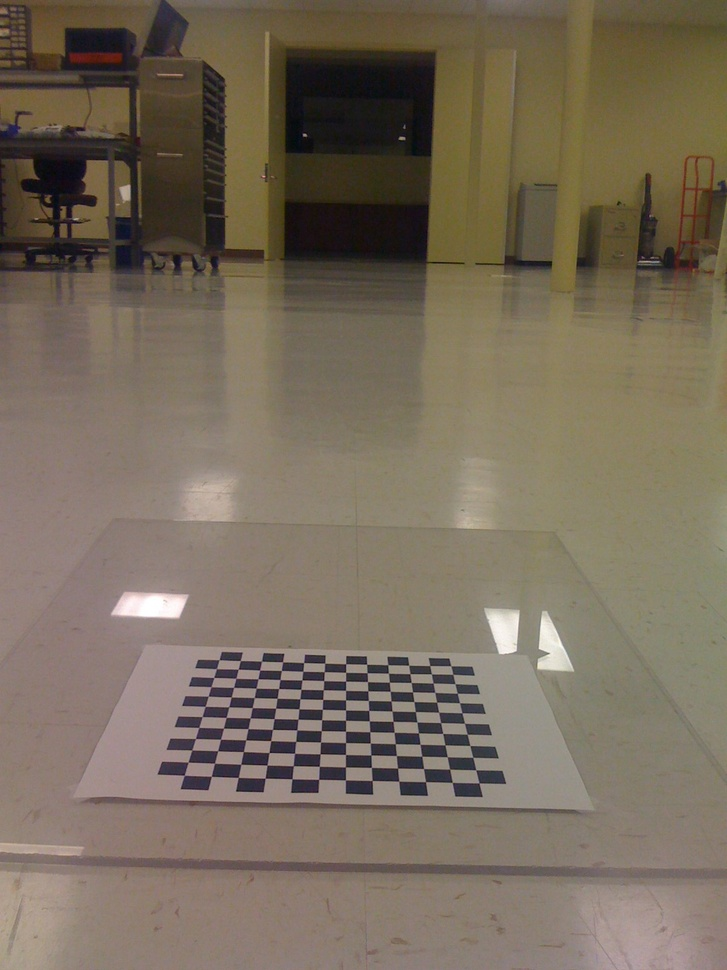
//> input picture Learning.OpenCV/birdseye/IMG_0214.jpg, 727 x 970 px, shrunk from 1200 x 1600 before the run
$ ./fastMeanBlur ../../../../Learning.OpenCV/birdseye/IMG_0214.jpg   (built with g++ and OpenCV 4)
//> lines starting //> are read from the running program, lines starting //| are printed output that depends on the picture
#include<opencv2/core/core.hpp>
#include<opencv2/highgui/highgui.hpp>
#include<opencv2/imgproc/imgproc.hpp>
using namespace cv;
//快速均值平滑：输入图像的数据类型为浮点型
Mat fastMeanBlur(Mat img, Size winSize, int borderType, Scalar value=Scalar())
{
	//判断窗口的宽高是奇数
	int hei = winSize.height;
	int wid = winSize.width;
	CV_Assert(hei % 2 == 1 && wid % 2 == 1);
	//窗口半径
	int hh = (hei-1) / 2;
	int ww = (wid - 1) / 2;
	//窗口的面积，即宽 乘以 高
	float area = float(hei*wid);
	//边界扩充
	Mat paddImg;
	cv::copyMakeBorder(img, paddImg,hh, hh, ww, ww, borderType, value);
	//图像积分
	Mat inte;
	cv::integral(paddImg, inte, CV_32FC1);
	//输入图像矩阵的宽高
	int rows = img.rows;
	int cols = img.cols;
	int r = 0, c = 0;
	Mat meanImg = Mat::zeros(img.size(),CV_32FC1);
	for (int h = hh; h < hh+rows; h++)
	{
		for (int w = ww; w < ww+cols; w++)
		{
			float bottomRight = inte.at<float>(h + hh + 1, w + ww + 1);
			float topLeft = inte.at<float>(h - hh , w - ww);
			float topRight = inte.at<float>(h+hh+1,w-ww);
			float bottomLeft = inte.at<float>(h-hh,w+ww+1);
			meanImg.at<float>(r, c) = (bottomRight + topLeft - topRight - bottomLeft) / area;
			c++;
		}
		r++;
		c = 0;
	}
	return meanImg;
}
int main(int argc, char*argv[])
{
	//输入图像矩阵
	Mat img = imread(argv[1], CV_LOAD_IMAGE_GRAYSCALE);
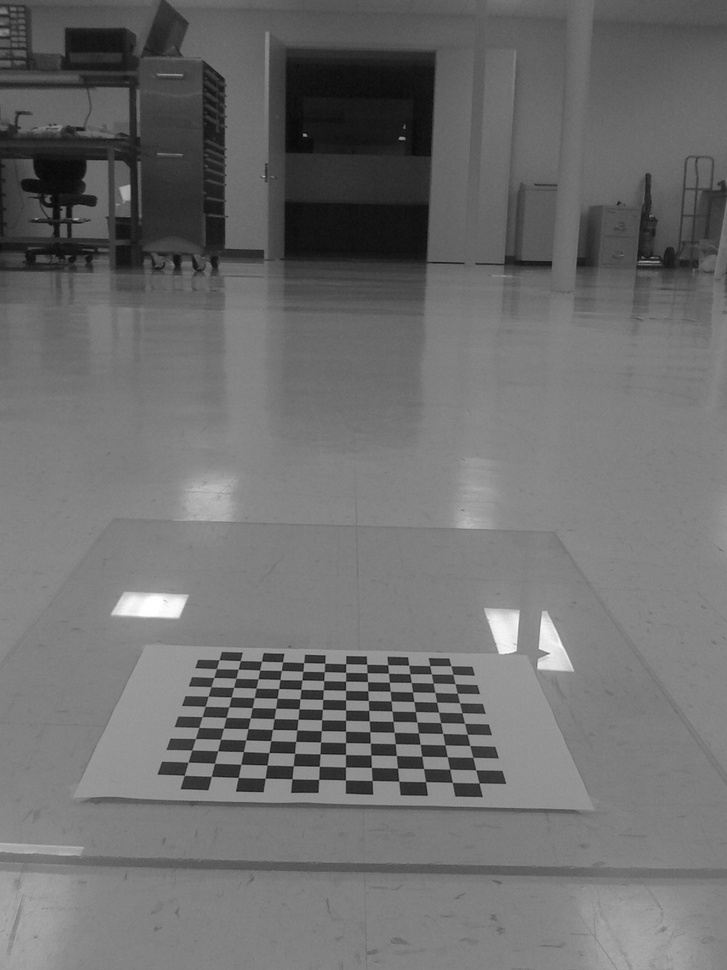
//> img: 970 rows x 727 cols, CV_8UC1; min 2, max 255, mean 109.9
	if (!img.data)
		return -1;
	//图像矩阵与均值算子卷积
	Mat meanImg = fastMeanBlur(img, Size(5, 5), cv::BORDER_REFLECT101);
//> in fastMeanBlur, `int hei = winSize.height;`: hei = 5
//> in fastMeanBlur, `int hh = (hei-1) / 2;`: hh = 2
//> in fastMeanBlur, `float area = float(hei*wid);`: area = 25
//> in fastMeanBlur, `cv::integral(paddImg, inte, CV_32FC1);`:
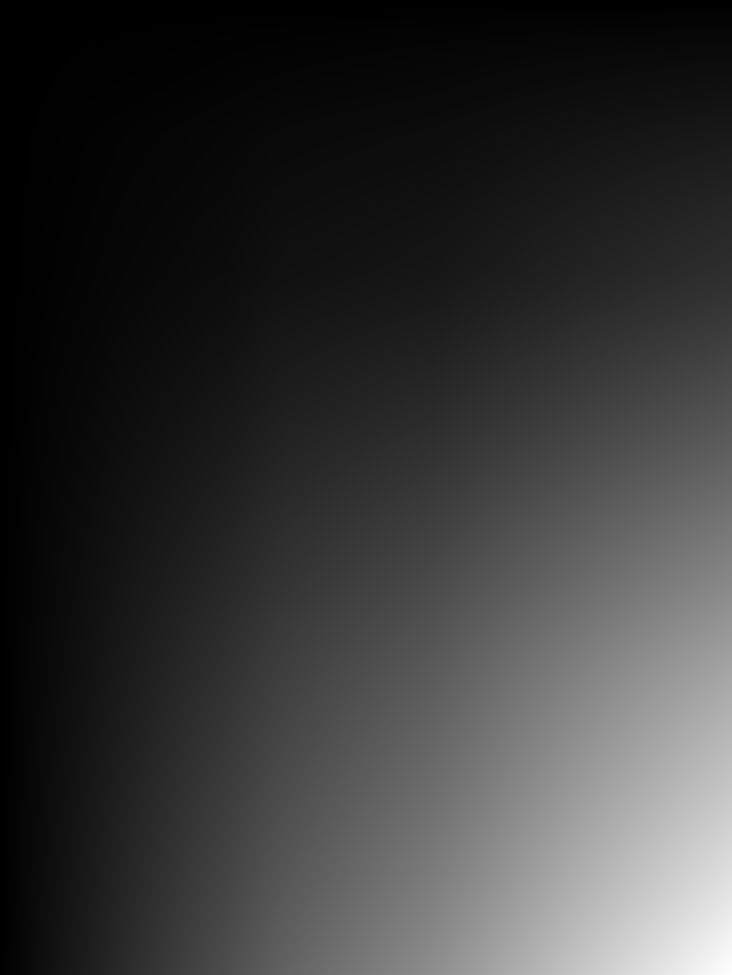
//> inte: 975 rows x 732 cols, CV_32FC1; min 0, max 78274080, mean 16897448; drawn with min black and max white
//> after the loop in fastMeanBlur, `for (int h = hh; h < hh+rows; h++)`: c = 0; r = 970
	//数据类型转换
	meanImg.convertTo(meanImg, CV_8UC1, 1.0, 0);
//> meanImg: 970 rows x 727 cols, CV_8UC1
	//显示原图
	imshow("原图", img);
	imshow("均值平滑", meanImg);
	waitKey(0);
	return 0;
}

$ run again, on Learning.OpenCV/birdseye/IMG_0217.jpg
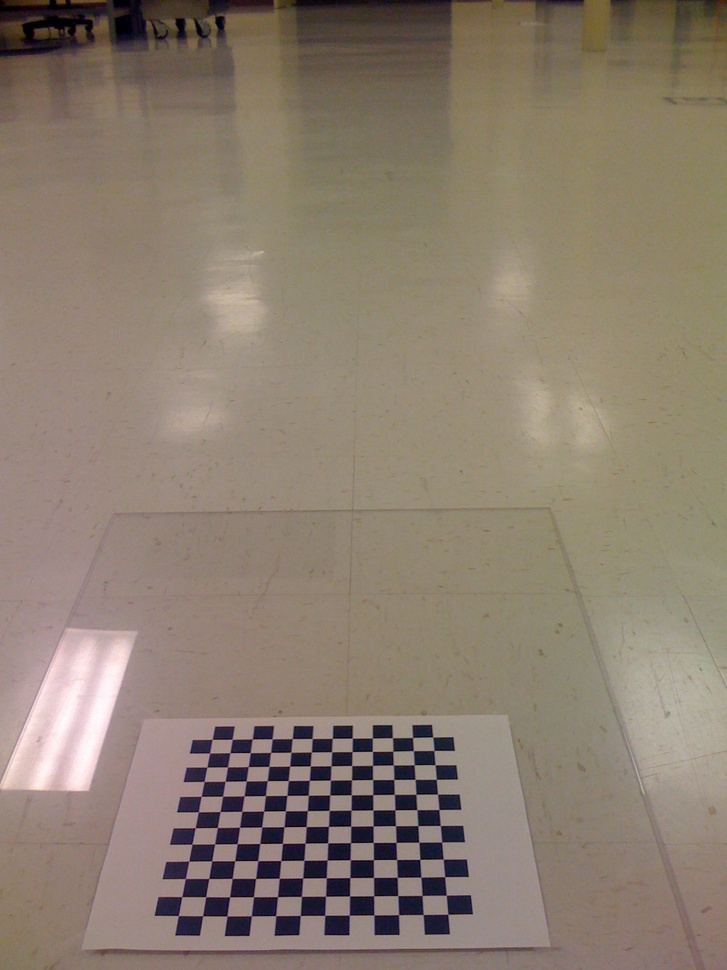
//> input picture Learning.OpenCV/birdseye/IMG_0217.jpg, 727 x 970 px, shrunk from 1200 x 1600 before the run
//> `Mat img = imread(argv[1], CV_LOAD_IMAGE_GRAYSCALE);`:
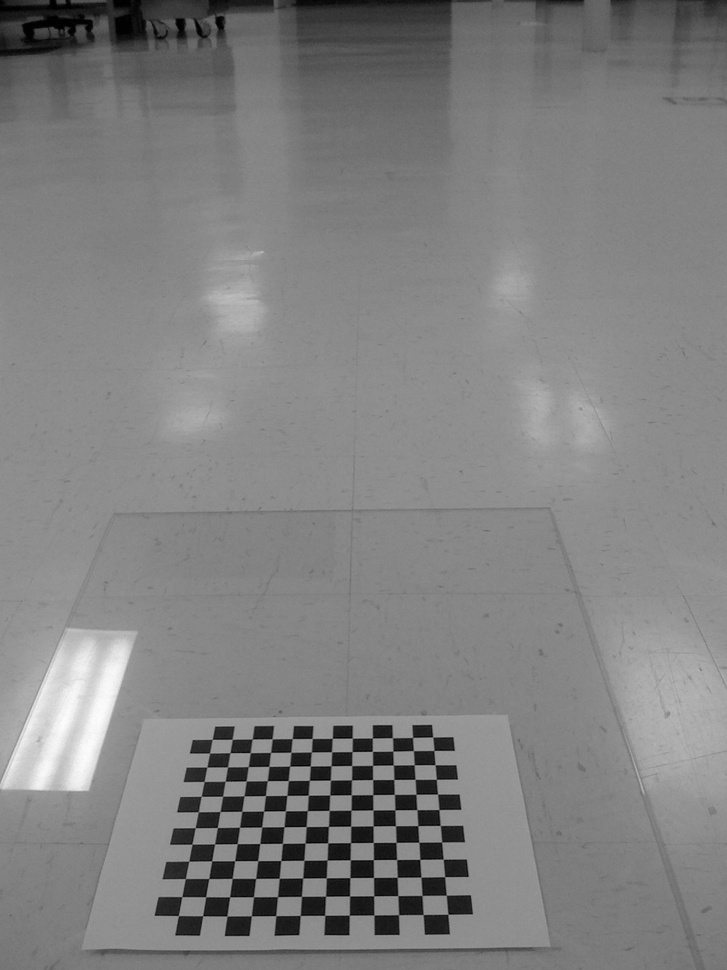
//> img: 970 rows x 727 cols, CV_8UC1; min 0, max 253, mean 128.3
//> hei = 5
//> hh = 2
//> area = 25
//> in fastMeanBlur, `cv::copyMakeBorder(img, paddImg,hh, hh, ww, ww, borderType, value);`:
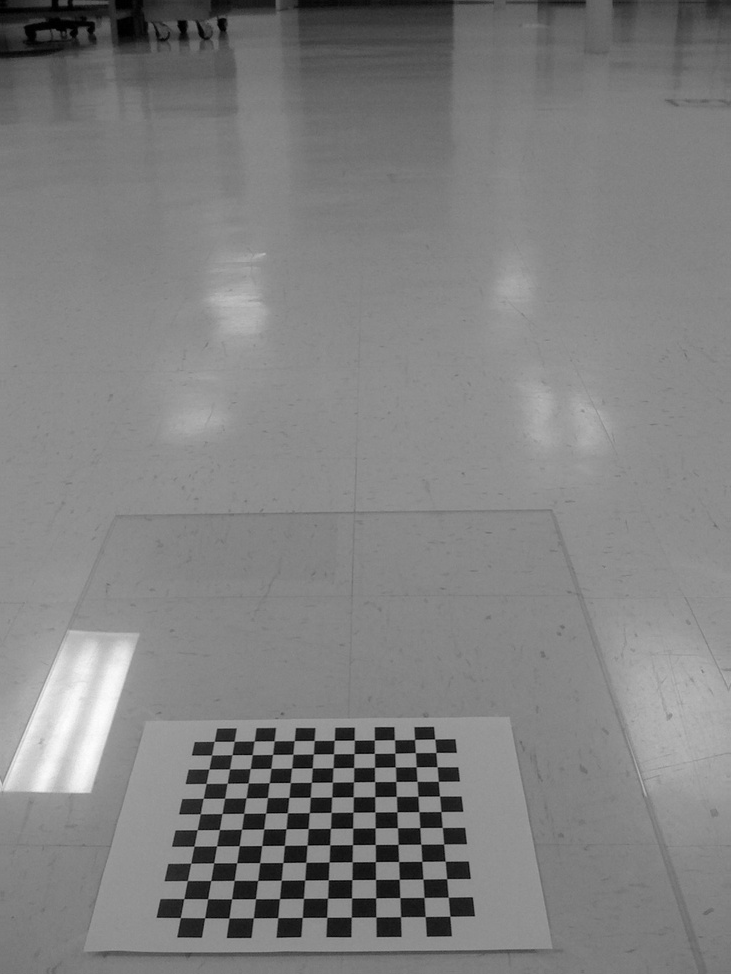
//> paddImg: 974 rows x 731 cols, CV_8UC1; min 0, max 253, mean 128.1
//> after the loop in fastMeanBlur, `for (int h = hh; h < hh+rows; h++)`: c = 0; r = 970

$ run again, on Learning.OpenCV/birdseye/IMG_0218.jpg
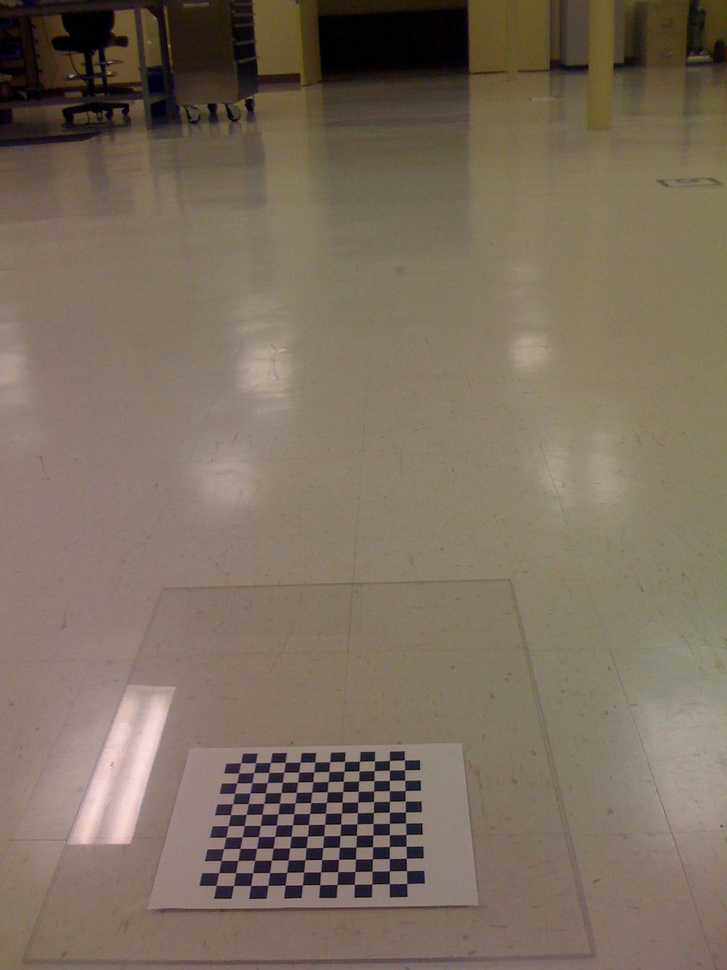
//> input picture Learning.OpenCV/birdseye/IMG_0218.jpg, 727 x 970 px, shrunk from 1200 x 1600 before the run
//> `Mat img = imread(argv[1], CV_LOAD_IMAGE_GRAYSCALE);`:
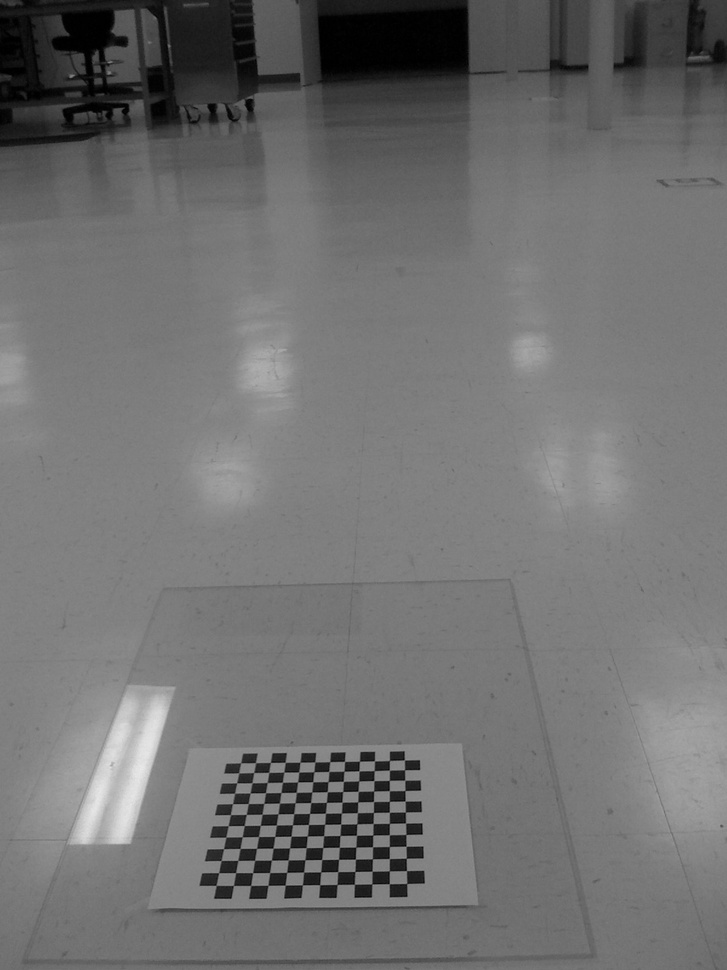
//> img: 970 rows x 727 cols, CV_8UC1; min 0, max 234, mean 112.3
//> hei = 5
//> hh = 2
//> area = 25
//> after the loop in fastMeanBlur, `for (int h = hh; h < hh+rows; h++)`: c = 0; r = 970

$ run again, on Learning.OpenCV/birdseye/IMG_0219.jpg
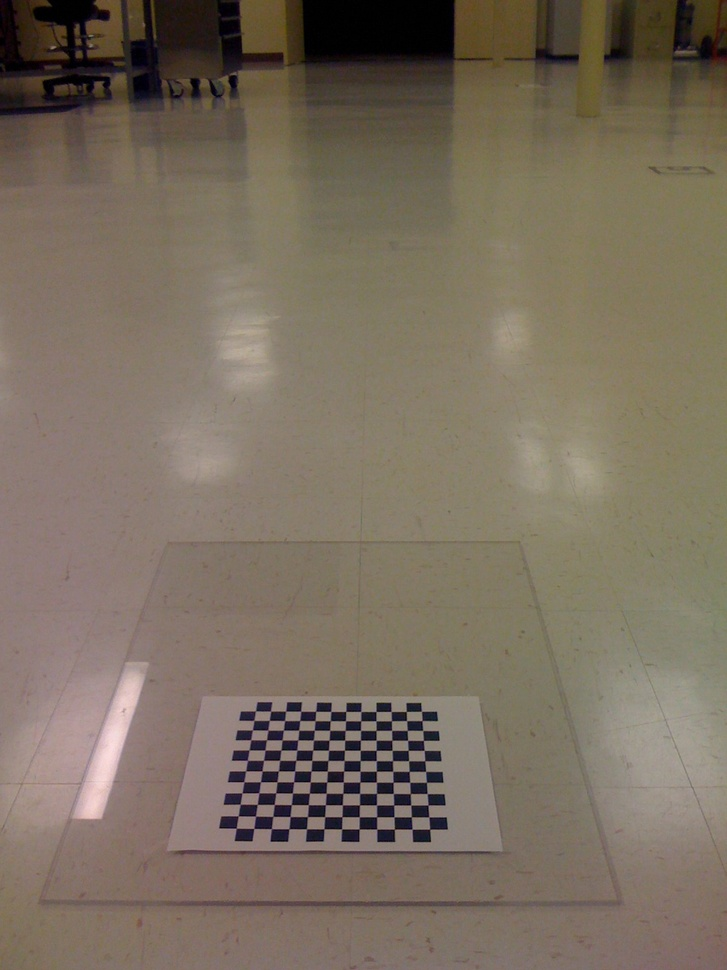
//> input picture Learning.OpenCV/birdseye/IMG_0219.jpg, 727 x 970 px, shrunk from 1200 x 1600 before the run
//> `Mat img = imread(argv[1], CV_LOAD_IMAGE_GRAYSCALE);`:
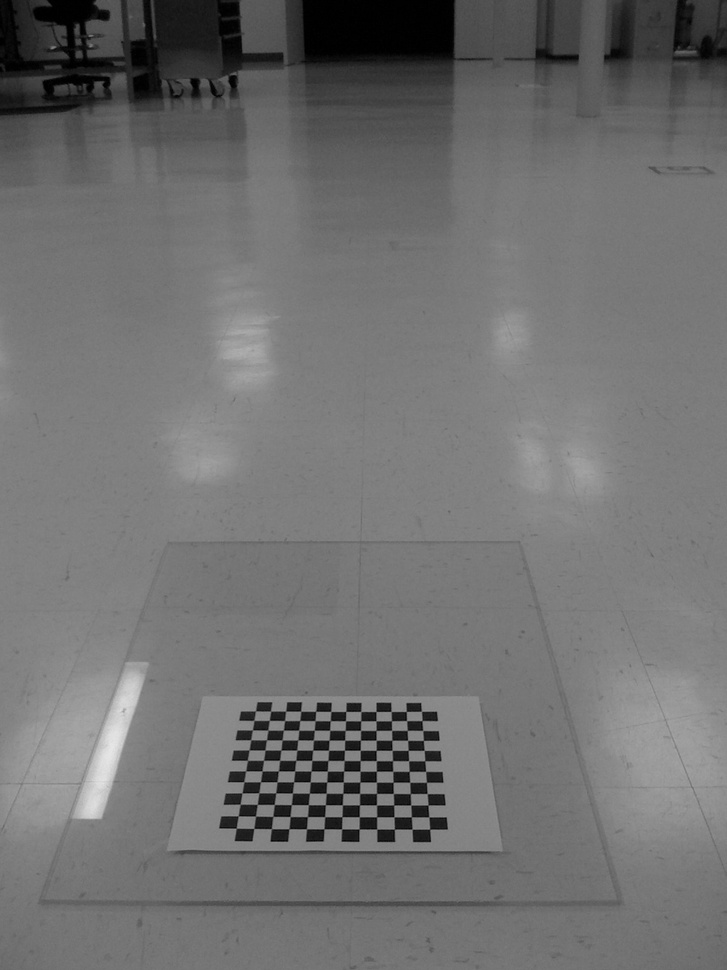
//> img: 970 rows x 727 cols, CV_8UC1; min 0, max 231, mean 112.3
//> hei = 5
//> hh = 2
//> area = 25
//> after the loop in fastMeanBlur, `for (int h = hh; h < hh+rows; h++)`: c = 0; r = 970
